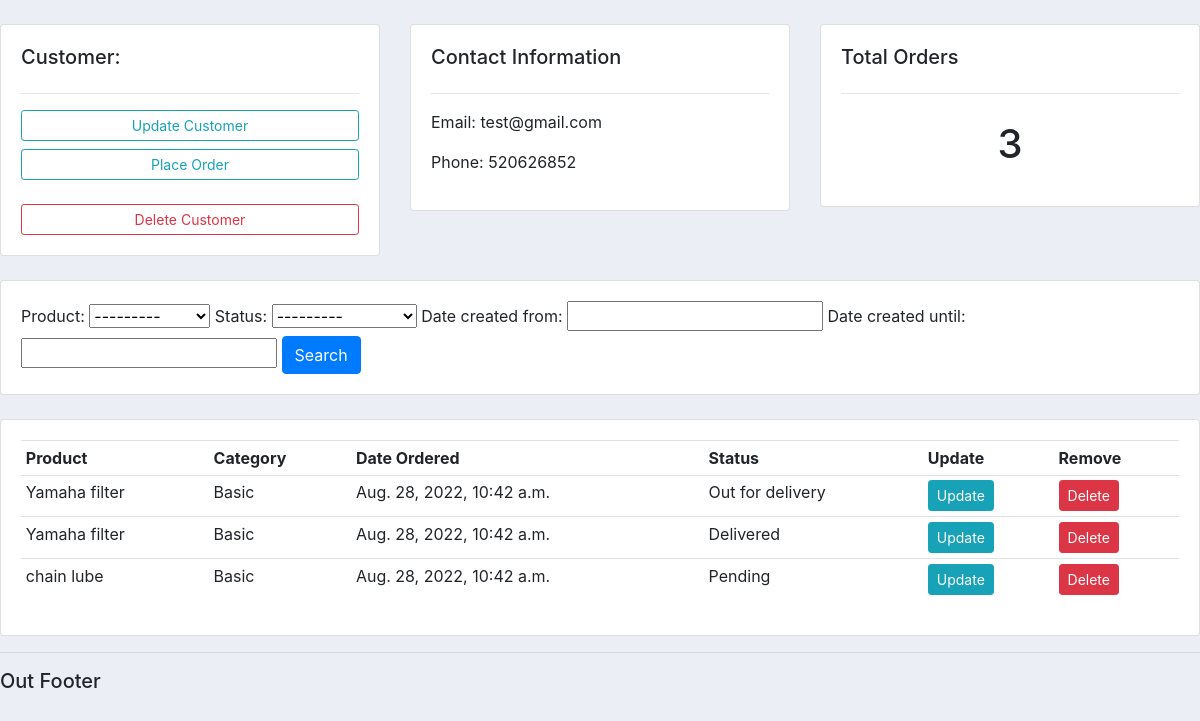
The app's page /customer/8/ (signed in) with its own data.
### accounts/models.py (models this page shows, shortened)
class Customer (models.Model):
    user= models.OneToOneField(User,blank=True, null=True, on_delete=models.CASCADE)
    name = models.CharField(max_length=100, null=True)
    phone=models.CharField(max_length=100, null=True)
    email=models.CharField(max_length=100, null=True)
    date_created= models.DateTimeField(auto_now_add=True)
    profile_pic= models.ImageField(default='logos.png', null=True, blank=True)

class Order (models.Model):
    STATUS = (('Pending', 'Pending'),
              ('Out for delivery', 'Out_for_delivery'),
              ('Delivered', 'Delivered'))
    customer = models.ForeignKey(Customer, null=True, on_delete=models.SET_NULL)
    product = models.ForeignKey(Product,  null=True, on_delete=models.SET_NULL)
    date_created = models.DateTimeField(auto_now_add=True, null=True)
    status = models.CharField(max_length=200, null=True, choices=STATUS)

class Product (models.Model):
    CATEGORY = (('Luxury', 'Luxury'),
                ('Basic', 'Basic'),
              )
    name = models.CharField(max_length=200, null=True)
    price = models.FloatField(null=True)
    category = models.CharField(max_length=200, null=True,choices=CATEGORY)
    description = models.CharField(max_length=200, null=True, blank=True)
    date_created= models.DateTimeField(auto_now_add=True, null=True)
    tags= models.ManyToManyField(Tag)
    def __str__(self):
        return self.name

### accounts/views.py (the view)
# urls.py: path('customer/<str:pk>/', views.customer, name='customer'),
@login_required(login_url='login')
def customer(request, pk):
    customer = Customer.objects.get(id=pk)
    orders = customer.order_set.all()
    total_order = orders.count()
    orders_reversed = orders[::-1]
    mfilter = OrderFilter(request.GET, queryset=orders)
    orders = mfilter.qs
    delivered = orders.filter(status='Delivered').count()
    pending = orders.filter(status='Pending').count()
    ofdelivery = orders.filter(status='Out for delivery').count()
    context = {'customer': customer, 'orders': orders,'ofdelivery':ofdelivery,'pending':pending,'delivered':delivered,
               'total_order': total_order, 'mfilter': mfilter,'orders_reversed': orders_reversed}
    return render(request, 'accounts/customer.html', {'context': context})

### accounts/templates/accounts/customer.html
{%  extends 'accounts/main.html' %}
{% block content %}
	<br>
<div class="row">
	<div class="col-md">
		<div class="card card-body">
			<h5>Customer:</h5>
			<hr>
			<a class="btn btn-outline-info  btn-sm btn-block" href="{% url 'update_customer' context.customer.id%}">Update Customer</a>
			<a class="btn btn-outline-info  btn-sm btn-block" href="{% url 'create_order' context.customer.id%}">Place Order</a><br>
			<a class="btn btn-outline-danger  btn-sm btn-block" href="{% url 'delete_customer' context.customer.id%}">Delete Customer</a>
		</div>
	</div>
	<div class="col-md">
		<div class="card card-body">
			<h5>Contact Information</h5>
			<hr>
			<p>Email: {{context.customer.email}}</p>
			<p>Phone: {{context.customer.phone}}</p>
		</div>
	</div>
	<div class="col-md">
		<div class="card card-body">
			<h5>Total Orders</h5>
			<hr>
			<h1 style="text-align: center;padding: 10px">{{context.total_order}}</h1>
		</div>
	</div>
</div>
<br>
<div class="row">
	<div class="col">
		<div class="card card-body">
			<form method="get">
			{{context.mfilter.form}}
		    <button class="btn btn-primary" type="submit">Search</button>
		  </form>
		</div>
	</div>
</div>
<br>
<div class="row">
	<div class="col-md">
		<div class="card card-body">
			<table class="table table-sm">
				<tr>
					<th>Product</th>
					<th>Category</th>
					<th>Date Ordered</th>
					<th>Status</th>
					<th>Update</th>
					<th>Remove</th>
				</tr>
				{% for order in context.orders %}
				<tr>
					<td>{{order.product}}</td>
					<td>{{order.product.category}}</td>
					<td>{{order.date_created}}</td>
					<td>{{order.status}}</td>
					<td><a class="btn btn-sm btn-info" href="{% url 'update_order' order.id %}">Update</a></td>
					<td><a class="btn btn-sm btn-danger" href="{% url 'delete_order' order.id %}">Delete</a></td>
				</tr>
				{% endfor %}
			</table>
		</div>
	</div>
</div>
{% endblock %}

### static/css/main.css (style rules this page uses)
body { background-color: #ebeff5; }

### records on screen
Customer: customer.email "test@gmail.com", customer.phone "520626852"
Order: product "Yamaha filter", product.category "Basic", date_created "Aug. 28, 2022, 10:42 a.m.", status "Out for delivery"
Order: product "Yamaha filter", product.category "Basic", date_created "Aug. 28, 2022, 10:42 a.m.", status "Delivered"
Order: product "chain lube", product.category "Basic", date_created "Aug. 28, 2022, 10:42 a.m.", status "Pending"

### other values on screen
{{ context.total_order }} "3"
